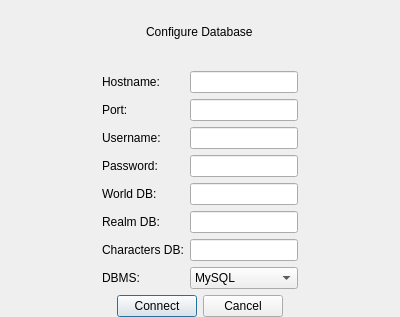
<?xml version="1.0" encoding="UTF-8"?>
<ui version="4.0">
 <class>SetupDBDialog</class>
 <widget class="QDialog" name="SetupDBDialog">
  <property name="geometry">
   <rect>
    <x>0</x>
    <y>0</y>
    <width>400</width>
    <height>317</height>
   </rect>
  </property>
  <property name="windowTitle">
   <string>Dialog</string>
  </property>
  <widget class="QWidget" name="verticalLayoutWidget">
   <property name="geometry">
    <rect>
     <x>-1</x>
     <y>-1</y>
     <width>401</width>
     <height>318</height>
    </rect>
   </property>
   <layout class="QVBoxLayout" name="verticalLayout">
    <item>
     <layout class="QHBoxLayout" name="TopLayout">
      <item>
       <spacer name="horizontalSpacer_3">
        <property name="orientation">
         <enum>Qt::Horizontal</enum>
        </property>
        <property name="sizeHint" stdset="0">
         <size>
          <width>40</width>
          <height>20</height>
         </size>
        </property>
       </spacer>
      </item>
      <item>
       <widget class="QLabel" name="DB_cfg_LABEL">
        <property name="text">
         <string>Configure Database</string>
        </property>
       </widget>
      </item>
      <item>
       <spacer name="horizontalSpacer_4">
        <property name="orientation">
         <enum>Qt::Horizontal</enum>
        </property>
        <property name="sizeHint" stdset="0">
         <size>
          <width>40</width>
          <height>20</height>
         </size>
        </property>
       </spacer>
      </item>
     </layout>
    </item>
    <item>
     <layout class="QHBoxLayout" name="MiddleLayout">
      <item>
       <spacer name="horizontalSpacer">
        <property name="orientation">
         <enum>Qt::Horizontal</enum>
        </property>
        <property name="sizeHint" stdset="0">
         <size>
          <width>40</width>
          <height>20</height>
         </size>
        </property>
       </spacer>
      </item>
      <item>
       <layout class="QFormLayout" name="formLayout">
        <property name="fieldGrowthPolicy">
         <enum>QFormLayout::AllNonFixedFieldsGrow</enum>
        </property>
        <item row="0" column="0">
         <widget class="QLabel" name="hostnameLabel">
          <property name="text">
           <string>Hostname:</string>
          </property>
         </widget>
        </item>
        <item row="0" column="1">
         <widget class="QLineEdit" name="hostnameLineEdit"/>
        </item>
        <item row="1" column="1">
         <widget class="QLineEdit" name="portLineEdit"/>
        </item>
        <item row="2" column="0">
         <widget class="QLabel" name="usernameLabel">
          <property name="text">
           <string>Username:</string>
          </property>
         </widget>
        </item>
        <item row="2" column="1">
         <widget class="QLineEdit" name="usernameLineEdit"/>
        </item>
        <item row="3" column="0">
         <widget class="QLabel" name="passwordLabel">
          <property name="text">
           <string>Password:</string>
          </property>
         </widget>
        </item>
        <item row="3" column="1">
         <widget class="QLineEdit" name="passwordLineEdit"/>
        </item>
        <item row="4" column="0">
         <widget class="QLabel" name="worldDBLabel">
          <property name="text">
           <string>World DB:</string>
          </property>
         </widget>
        </item>
        <item row="4" column="1">
         <widget class="QLineEdit" name="worldDBLineEdit"/>
        </item>
        <item row="5" column="0">
         <widget class="QLabel" name="realmDBLabel">
          <property name="text">
           <string>Realm DB:</string>
          </property>
         </widget>
        </item>
        <item row="5" column="1">
         <widget class="QLineEdit" name="realmDBLineEdit"/>
        </item>
        <item row="6" column="0">
         <widget class="QLabel" name="charactersDBLabel">
          <property name="text">
           <string>Characters DB:</string>
          </property>
         </widget>
        </item>
        <item row="6" column="1">
         <widget class="QLineEdit" name="charactersDBLineEdit"/>
        </item>
        <item row="7" column="0">
         <widget class="QLabel" name="label">
          <property name="text">
           <string>DBMS:</string>
          </property>
         </widget>
        </item>
        <item row="7" column="1">
         <widget class="QComboBox" name="comboBox">
          <item>
           <property name="text">
            <string>MySQL</string>
           </property>
          </item>
         </widget>
        </item>
        <item row="1" column="0">
         <widget class="QLabel" name="portLabel">
          <property name="text">
           <string>Port:</string>
          </property>
         </widget>
        </item>
       </layout>
      </item>
      <item>
       <spacer name="horizontalSpacer_2">
        <property name="orientation">
         <enum>Qt::Horizontal</enum>
        </property>
        <property name="sizeHint" stdset="0">
         <size>
          <width>40</width>
          <height>20</height>
         </size>
        </property>
       </spacer>
      </item>
     </layout>
    </item>
    <item>
     <layout class="QHBoxLayout" name="BottomLayout">
      <item>
       <spacer name="horizontalSpacer_5">
        <property name="orientation">
         <enum>Qt::Horizontal</enum>
        </property>
        <property name="sizeHint" stdset="0">
         <size>
          <width>40</width>
          <height>20</height>
         </size>
        </property>
       </spacer>
      </item>
      <item>
       <widget class="QPushButton" name="ConnectButton">
        <property name="text">
         <string>Connect</string>
        </property>
       </widget>
      </item>
      <item>
       <widget class="QPushButton" name="CancelButton">
        <property name="text">
         <string>Cancel</string>
        </property>
       </widget>
      </item>
      <item>
       <spacer name="horizontalSpacer_6">
        <property name="orientation">
         <enum>Qt::Horizontal</enum>
        </property>
        <property name="sizeHint" stdset="0">
         <size>
          <width>40</width>
          <height>20</height>
         </size>
        </property>
       </spacer>
      </item>
     </layout>
    </item>
   </layout>
  </widget>
 </widget>
 <resources/>
 <connections/>
</ui>
